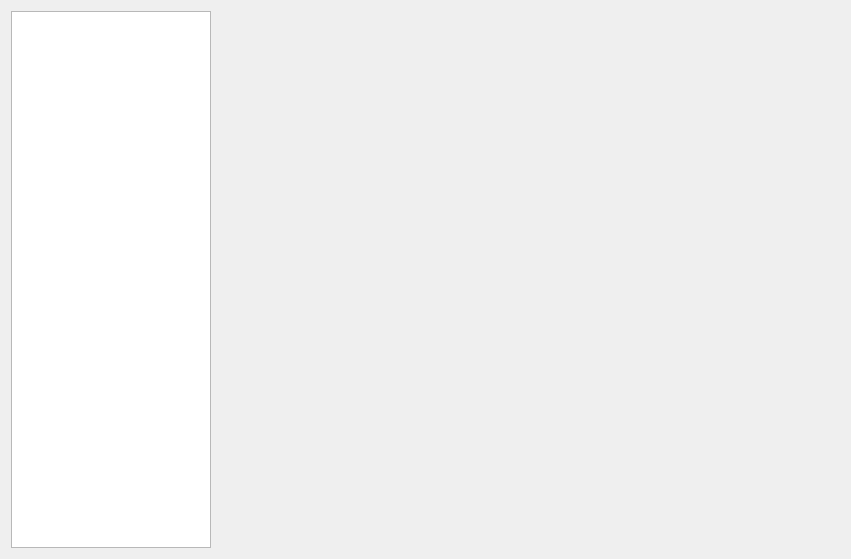
<?xml version="1.0" encoding="UTF-8"?>
<ui version="4.0">
 <class>WidgetDevicePage</class>
 <widget class="QWidget" name="WidgetDevicePage">
  <property name="geometry">
   <rect>
    <x>0</x>
    <y>0</y>
    <width>851</width>
    <height>559</height>
   </rect>
  </property>
  <property name="windowTitle">
   <string>Form</string>
  </property>
  <property name="layoutDirection">
   <enum>Qt::LeftToRight</enum>
  </property>
  <layout class="QHBoxLayout" name="horizontalLayout">
   <item>
    <widget class="QTreeView" name="treeView">
     <property name="maximumSize">
      <size>
       <width>200</width>
       <height>16777215</height>
      </size>
     </property>
    </widget>
   </item>
   <item>
    <widget class="QStackedWidget" name="stackedWidget">
     <widget class="QWidget" name="page"/>
     <widget class="QWidget" name="page_2"/>
    </widget>
   </item>
  </layout>
 </widget>
 <resources/>
 <connections/>
</ui>
